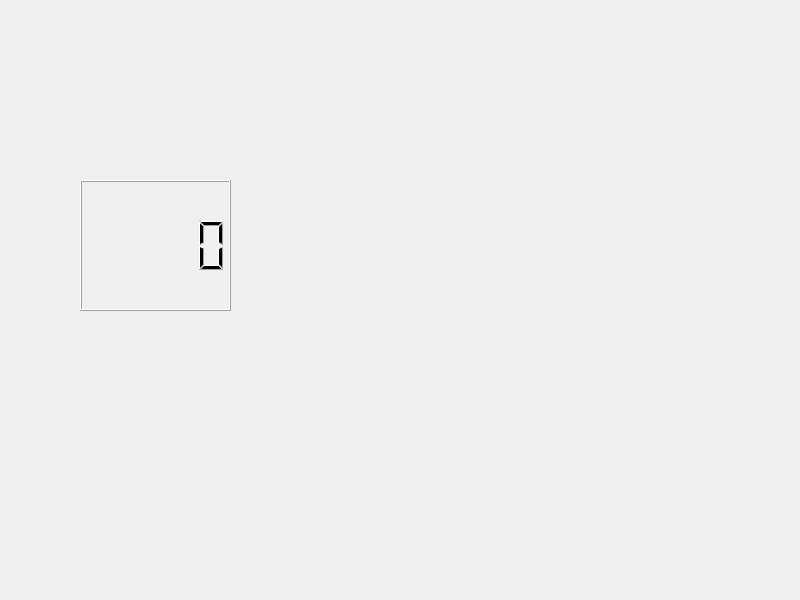
<?xml version="1.0" encoding="UTF-8"?>
<ui version="4.0">
 <class>Widget</class>
 <widget class="QWidget" name="Widget">
  <property name="geometry">
   <rect>
    <x>0</x>
    <y>0</y>
    <width>800</width>
    <height>600</height>
   </rect>
  </property>
  <property name="windowTitle">
   <string>Widget</string>
  </property>
  <widget class="QLCDNumber" name="lcdNumber">
   <property name="geometry">
    <rect>
     <x>80</x>
     <y>180</y>
     <width>151</width>
     <height>131</height>
    </rect>
   </property>
   <property name="segmentStyle">
    <enum>QLCDNumber::Filled</enum>
   </property>
  </widget>
 </widget>
 <resources/>
 <connections/>
</ui>
